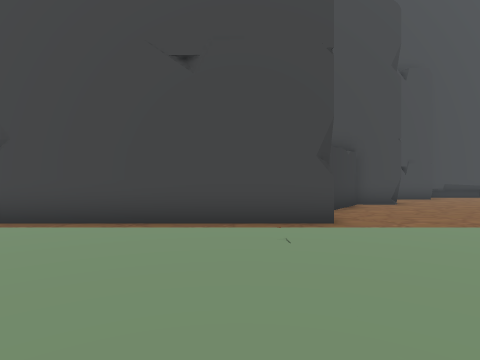
view 1 (above)

20 first-person views from a walk through a 3-D level made in the Unity game engine. The camera is 1.5 m above the floor, looks level and sees 80° across. The floor is counted in squares, 2 m on a side. Each view is taken from the middle of a square. On the plan, view 1 faces up. The plan holds only what a view shows up to about 10 squares ahead; the rest is blank. The place goes on beyond the plan. The player is left out.

view 2
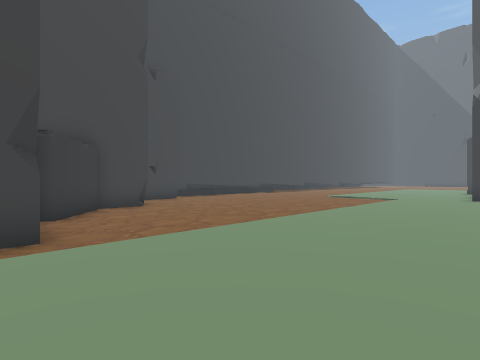

view 3
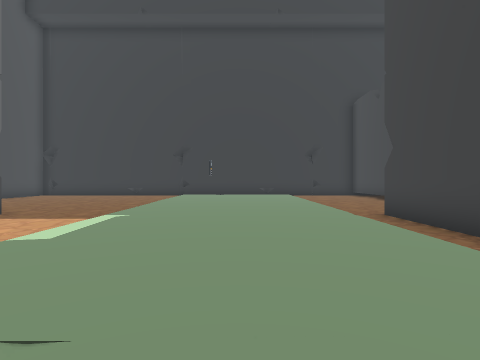

view 4
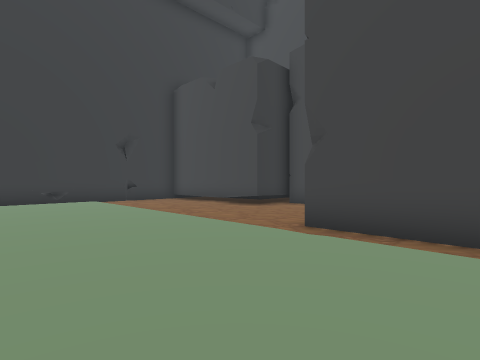

view 5
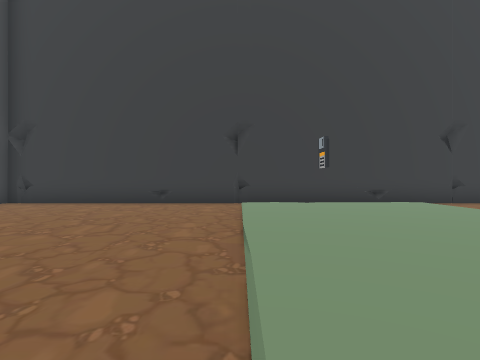

view 6
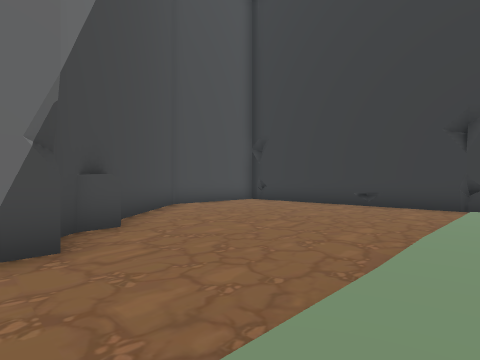

view 7
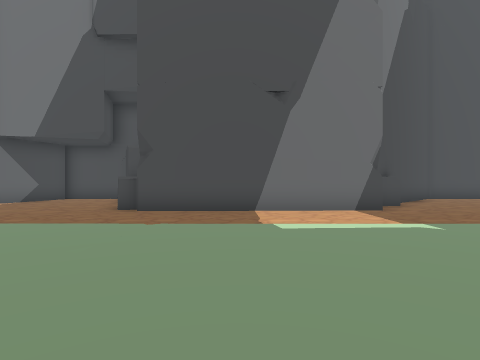

view 8
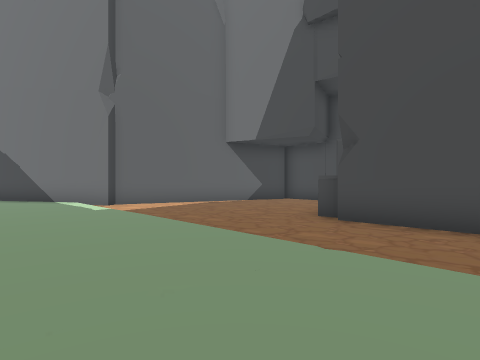

view 9
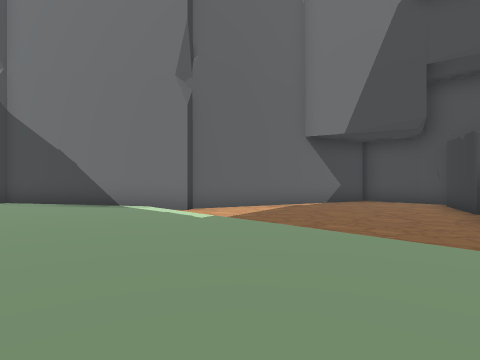

view 10
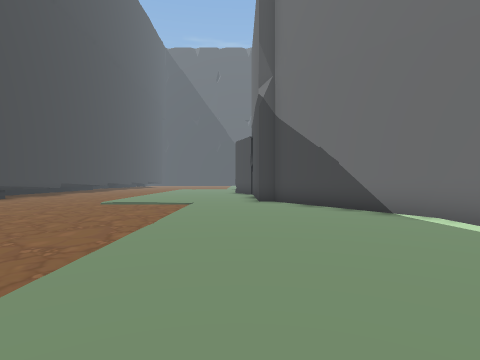

view 11
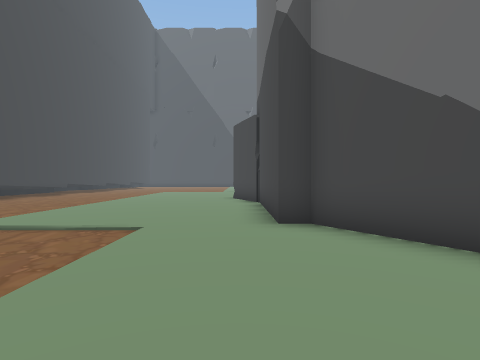

view 12
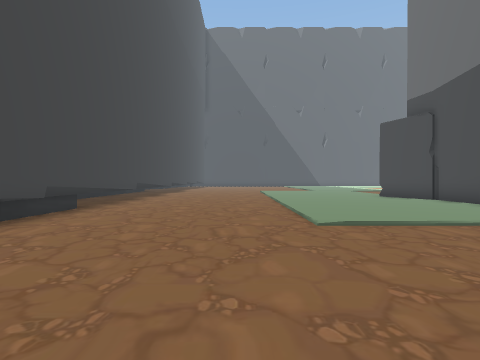

view 13
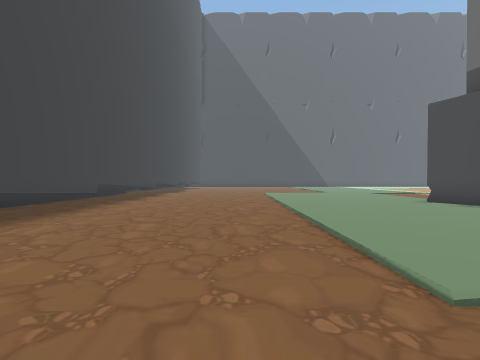

view 14
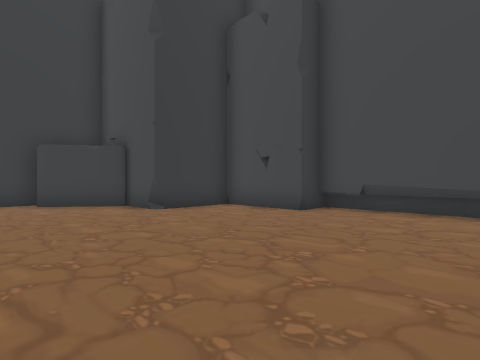

view 15
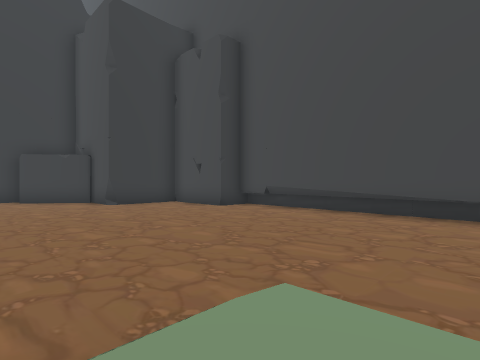

view 16
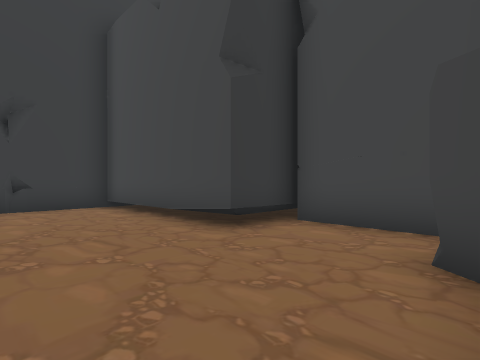

view 17
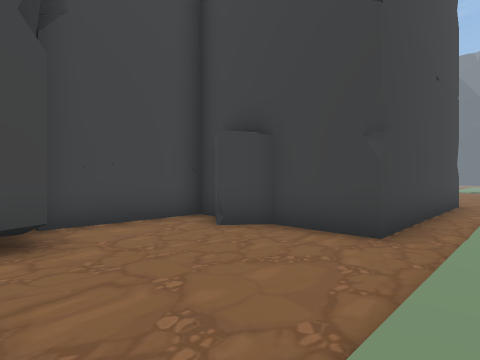

view 18
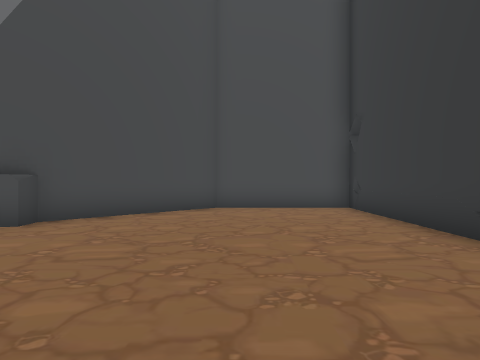

view 19
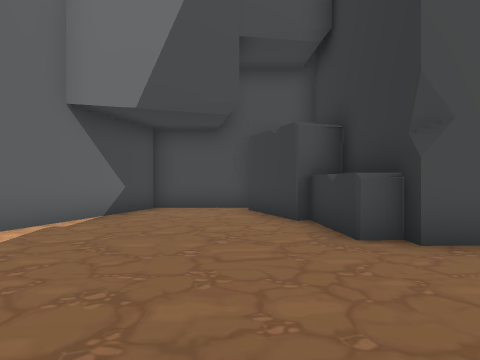

view 20
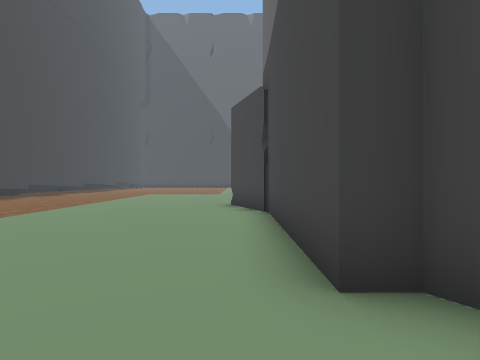

### Floor plan
Key: @ floor where view 1 was taken; # wall or solid block; . main floor; : floor 0.25 m higher than the main floor; / step, stairs or slope; O other object.
Columns run from 14 left of view 1 to 22 right of it. Each row starts with its distance up from view 1.
 13                       ###############
 12                    ####..............
 11                    #.................
 10      #####        ##.................
  9      #...#       O...................
  8 ######...O      O....................
  7 #.........O    #............:::::::::
  6 #.........######............:::::::::
  5 #...........................:::::::::
  4 #.:::::::::::::::::::::::::::::::::::
  3 #.::::::::::::::::::::::::::::::::OO:
  2 #.::::::::::::::::::::::::::###### O
  1 #.:::::::::::::::::::::::::##
  0 #.::::::::::::@::::::::::###
 -1 #.//////////////////////##
 -2 #......................##
 -3 #......................#
 -4 #........######OO.....##
 -5 #.......OO      O.....#
 -6 #.......O       OO....#
 -7 #......#         O...##
 -8 #.....##         O...#
 -9 #######           ####

Where each view was taken, in squares from view 1:
view 1: 0 up, 0 right, facing up
view 2: 1 up, 1 right, facing up-right
view 3: 2 up, 2 right, facing left
view 4: 1 up, 2 left, facing up-left
view 5: 1 down, 4 left, facing left
view 6: 0 up, 4 left, facing down-left
view 7: 4 up, 1 left, facing down
view 8: 2 up, 1 left, facing down-right
view 9: 3 up, 2 right, facing down-right
view 10: 3 up, 4 right, facing right
view 11: 3 up, 9 right, facing right
view 12: 9 up, 9 right, facing right
view 13: 9 up, 12 right, facing right
view 14: 6 up, 12 right, facing up-left
view 15: 6 up, 15 right, facing up-left
view 16: 5 up, 5 left, facing up-left
view 17: 4 up, 9 left, facing up-right
view 18: 0 up, 10 left, facing down
view 19: 0 up, 4 right, facing down
view 20: 3 up, 12 right, facing right
